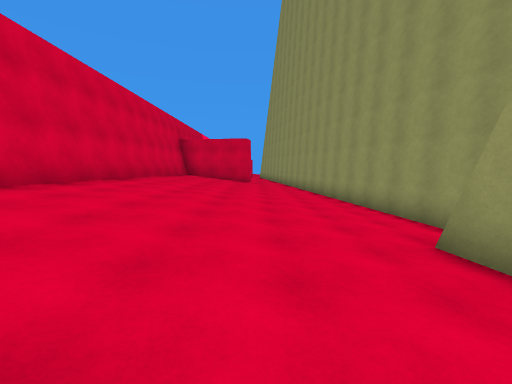
[1] (above)

13 first-person views from a walk through a Unity game level. The camera is 1.4 m above the floor, tilts 6° down and sees 90° across. The floor is counted in squares, 2 m on a side. Each view is taken from the middle of a square. On the plan, view 1 faces up. The plan holds only what a view shows up to about 9 squares ahead; the rest is blank. The place goes on beyond the plan.

[2]
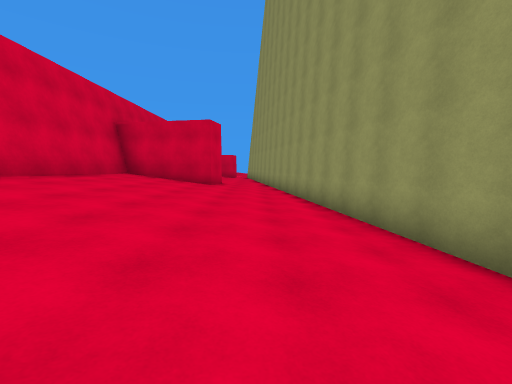

[3]
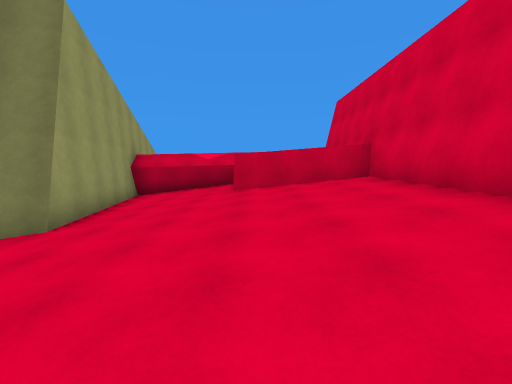

[4]
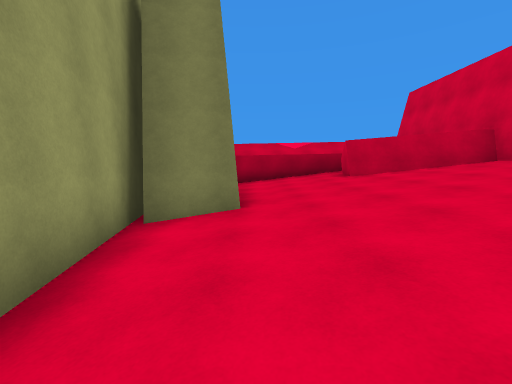

[5]
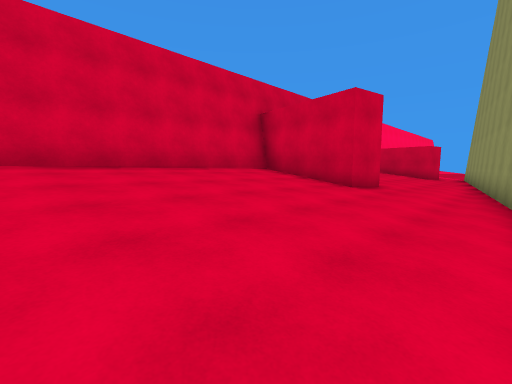

[6]
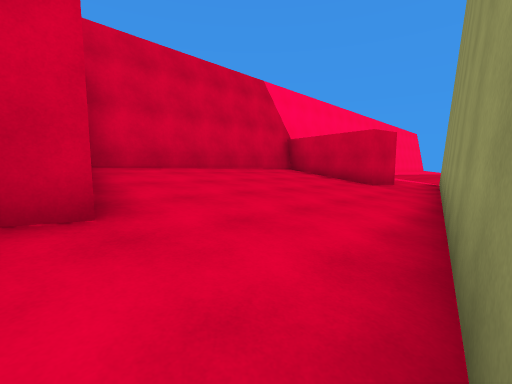

[7]
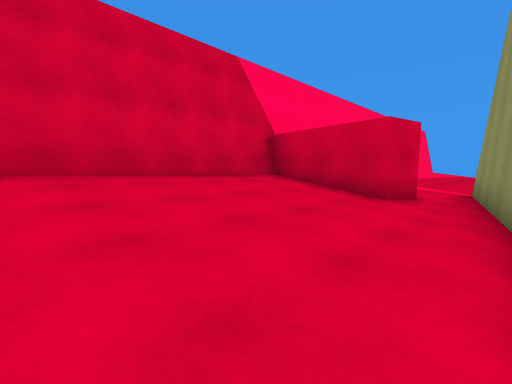

[8]
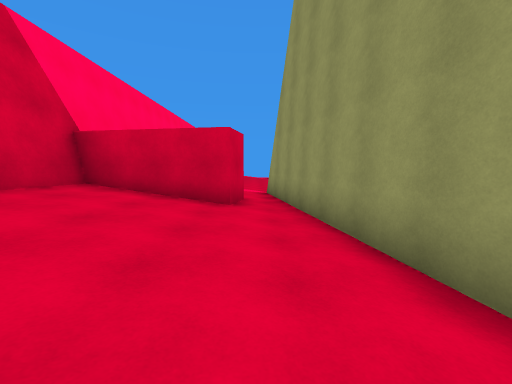

[9]
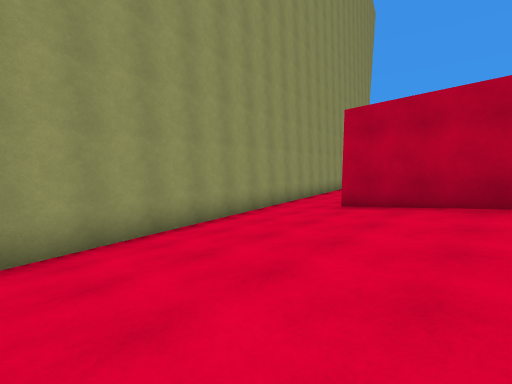

[10]
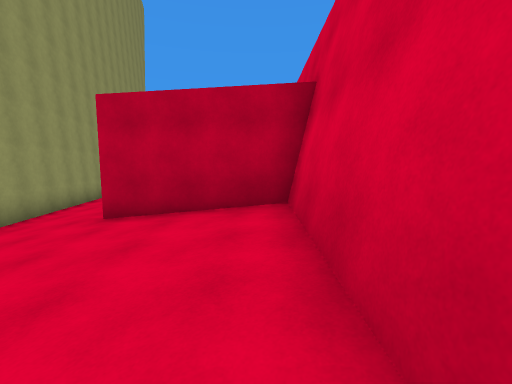

[11]
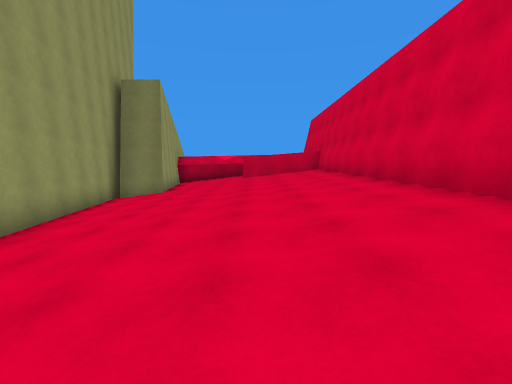

[12]
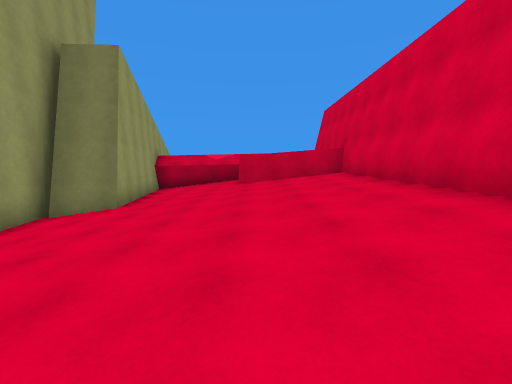

[13]
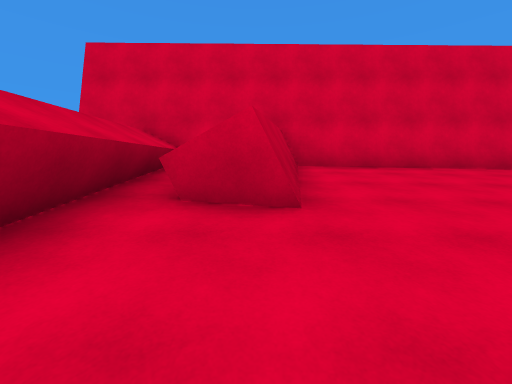

### Floor plan
Key: @ floor where view 1 was taken; # wall or solid block; . main floor; : floor 0.25 m higher than the main floor; - floor 0.25 m lower than the main floor; + floor 0.5 m higher than the main floor; _ floor 0.5 m lower than the main floor; * floor 0.75 m higher than the main floor; % floor 1 m higher than the main floor; / step, stairs or slope; ^ raised ledge.
Columns run from 4 left of view 1 to 4 right of it. Each row starts with its distance up from view 1.
 26    .-
 25    .-
 24    .-
 23    .-#
 22    .-#
 21     -#
 20 ####.#
 19 #+:..##
 18 #*+..-#
 17 #*+:.-#
 16 #*+:.-#
 15 #*+:.-#
 14 ##+:.-##
 13 ####.._#
 12 #%+:.._#
 11 #%*+..-#
 10 #%*+..-#
  9 #%*+:.-#
  8 #%*+:.-##
  7 #%*+:.-_#
  6 #%*+:.-_#
  5 #%%+:.._#
  4 #%%+:..-#
  3 #%%*+..##
  2 #%%*+:.##
  1 #/%*+:.#
  0 ^^##@:.#
 -1 # ^^+:.#
 -2 ^^^#####
 -3 #

Where each view was taken, in squares from view 1:
view 1: 0 up, 0 right, facing up
view 2: 4 up, 1 right, facing up
view 3: 7 up, 1 left, facing down
view 4: 7 up, 2 right, facing down
view 5: 7 up, 2 right, facing up-left
view 6: 13 up, 2 right, facing up-left
view 7: 15 up, 1 right, facing up-left
view 8: 15 up, 0 right, facing up
view 9: 19 up, 3 left, facing down-right
view 10: 18 up, 3 left, facing down
view 11: 12 up, 1 left, facing down
view 12: 9 up, 1 left, facing down
view 13: 0 up, 2 right, facing left
